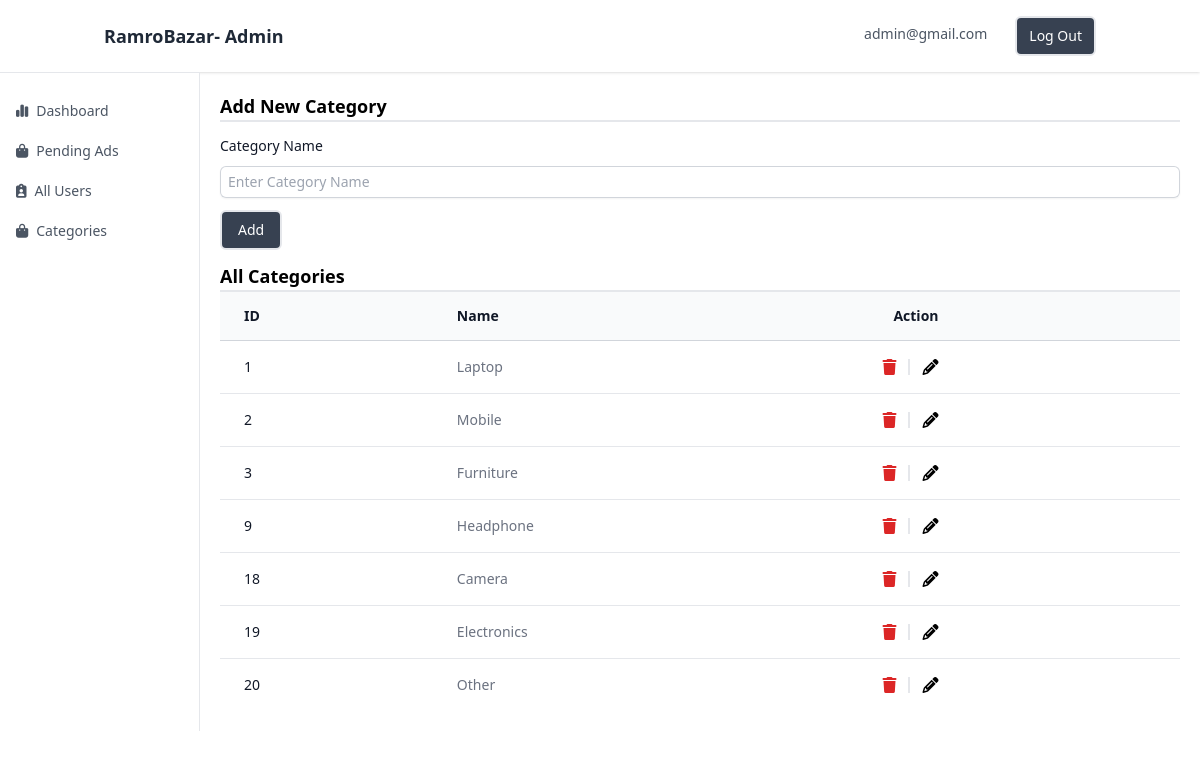
/admin/categories.php (signed in), run on the app's committed database.
### tables this page shows
CREATE TABLE `categories` (
  `cat_id` int(11) NOT NULL,
  `name` varchar(100) NOT NULL,
  `icon` varchar(30) DEFAULT NULL
);

### admin/categories.php (the view, shortened to what this page needs)
<?php
include("./partials/header.php");
include("../partials/db.php");
include("./partials/nav.php");
?>
<div class="grid grid-cols-6">
    <div class=" col-span-1">
        <?php include("./partials/sidebar.php") ?>
    </div>
    <div class=" m-5 col-span-5 ">
        <div>
            <h4 class=" border-b-2 w-full text-lg font-bold">Add New Category</h4>
        </div>
        <form action="categories.php" method="post">
            <div class="mt-3">
                <label for="product-name" class="block text-sm font-medium leading-6 text-gray-900">Category
                    Name</label>
                <div class="mt-2 block rounded-md shadow-sm w-full">
                    <input type="text" name="category" required class="block w-full flex-1 rounded-md border-0 py-1.5 text-gray-900 ring-1 ring-inset ring-gray-300 placeholder:text-gray-400 focus:ring-2 focus:ring-inset focus:ring-gray-600 sm:text-sm placeholder:pl-2
                  " placeholder="Enter Category Name">
                </div>
            </div>
            <input type="submit" name="submit" value="Add"
                class=" mt-3 text-white border-2 px-4 py-2 text-sm rounded-md bg-gray-700 hover:bg-gray-800 transition-all cursor-pointer	">
        </form>
        <div>
            <h4 class="mt-3 border-b-2 w-full text-lg font-bold">All Categories</h4>
        </div>
        <div>
            <table class="min-w-full divide-y divide-gray-300">
                <thead class="bg-gray-50">
                    <tr>
                        <th scope="col" class="py-3.5 pl-4 pr-3 text-left text-sm font-semibold text-gray-900 sm:pl-6">
                            ID</th>
                        <th scope="col" class="px-3 py-3.5 text-left text-sm font-semibold text-gray-900">Name</th>
                        <th scope="col" class="px-3 py-3.5 text-left text-sm font-semibold text-gray-900">Action</th>
                    </tr>
                </thead>
                <tbody class="divide-y divide-gray-200 bg-white">
                    <?php
                    $query = "SELECT * FROM categories";
                    $query_exe = mysqli_query($conn, $query);
                    if (mysqli_num_rows($query_exe) > 0) {
                        foreach ($query_exe as $item) { ?>
                            <tr>
                                <td class="whitespace-nowrap py-4 pl-4 pr-3 text-sm font-medium text-gray-900 sm:pl-6 ">
                                    <?= $item['cat_id'] ?>
                                </td>
                                <td class="whitespace-nowrap px-3 py-4 text-sm text-gray-500">
                                    <?= $item['name'] ?>
                                </td>
                                <td>
                                    <a href="deletecategory.php?id=<?= $item['cat_id'] ?>">
                                        <i class=" fa fa-trash text-red-600 border-r-2 pr-3 cursor-pointer" title="Delete"></i>
                                    </a>
                                    <i class=" fa fa-pencil cursor-pointer pl-2"></i>
                                </td>
                            </tr>
                        <?php } ?>
                    <?php } ?>
                </tbody>
            </table>
        </div>
    </div>
</div>
</body>
</html>

### admin/partials/header.php (shortened to what this page needs)
<!DOCTYPE html>
<html lang="en" class="h-full bg-gray-50>
<head>
    <meta charset="UTF-8">
    <link rel="stylesheet" href="https://cdnjs.cloudflare.com/ajax/libs/font-awesome/6.3.0/css/all.min.css"
 />
    <script src="https://cdn.tailwindcss.com"></script>
    <link href="https://cdnjs.cloudflare.com/ajax/libs/toastr.js/2.0.1/css/toastr.css" rel="stylesheet" />
</head>
<body class="h-full">

### admin/partials/nav.php (shortened to what this page needs)
<nav class="bg-white shadow">
  <div class="container mx-auto px-4">
    <div class="flex justify-between items-center py-4">
      <a href="index.php" class="text-lg font-bold text-gray-800">RamroBazar- Admin</a>
      <div class="flex">
          <a href="addproduct.php" class="text-gray-600 hover:text-gray-800 mr-4  px-3 py-2  text-sm	"><?= $_SESSION["admin_email"]?></a>
         <a href="partials/logout.php" class="text-white border-2 px-3 py-2 text-sm rounded-md bg-gray-700 hover:bg-gray-800 transition-all cursor-pointer	">Log Out</a>
      </div>
    </div>
  </div>
</nav>

### admin/partials/sidebar.php
<div class="flex flex-grow flex-col overflow-y-auto border-r border-t border-gray-200 bg-white pt-5 pb-4  h-full
">
  <div class=" flex flex-grow flex-col">
    <nav class="flex-1 space-y-1 bg-white" aria-label="Sidebar">
      <a href="index.php" class="border-transparent text-gray-600 hover:bg-gray-50 hover:text-gray-900 group flex items-center px-3 py-2 text-sm font-medium border-l-4">
        <i class="fa fa-chart-simple mr-2"></i>
        Dashboard
      </a>
      <a href="pendingproduct.php" class="border-transparent text-gray-600 hover:bg-gray-50 hover:text-gray-900 group flex items-center px-3 py-2 text-sm font-medium border-l-4">
        <i class="fa fa-bag-shopping mr-2"></i>
        Pending Ads
      </a>
      <a href="allusers.php" class="border-transparent text-gray-600 hover:bg-gray-50 hover:text-gray-900 group flex items-center px-3 py-2 text-sm font-medium border-l-4">
        <i class="fa fa-clipboard-user mr-2"></i>
        All Users
      </a>
      <a href="categories.php" class="border-transparent text-gray-600 hover:bg-gray-50 hover:text-gray-900 group flex items-center px-3 py-2 text-sm font-medium border-l-4">
        <i class="fa fa-bag-shopping mr-2"></i>
        Categories
      </a>
    </nav>
  </div>
</div>

### data on the page
categories: cat_id "1", name "Laptop"
categories: cat_id "2", name "Mobile"
categories: cat_id "3", name "Furniture"
categories: cat_id "9", name "Headphone"
categories: cat_id "18", name "Camera"
categories: cat_id "19", name "Electronics"
categories: cat_id "20", name "Other"

### other printed values
$_SESSION["admin_email"] "admin@gmail.com"
